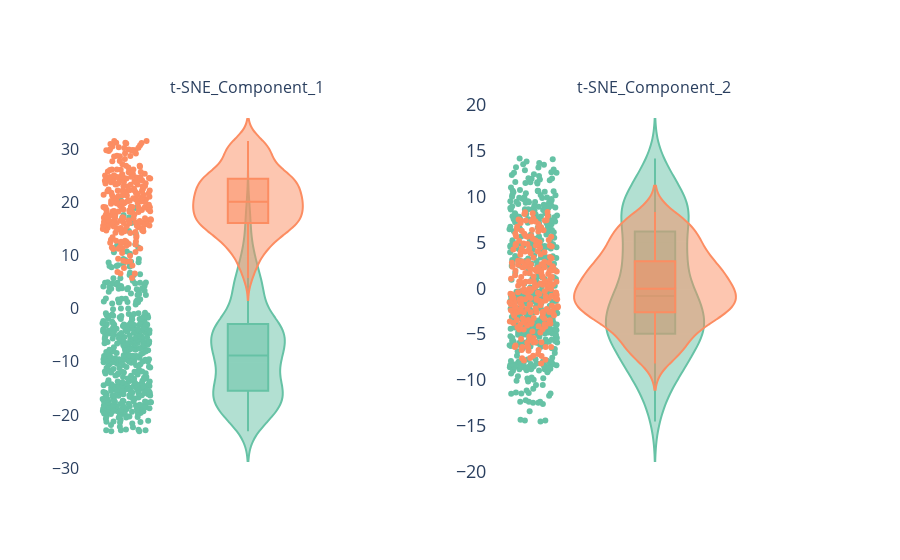

Notebook code cell kept with this figure:
### Markdown cell above
<font size="+1" color="grey"><b> 2.1.4 Violin Plot</b></font><br/>
***Violin Plot (1D): This is here because we could not do this in Altair***

### Code cell
from Implementations.visualization import create_plotly_violin_plots
violin_plot = create_plotly_violin_plots(merged_datasets, x="t-SNE_Component_1", y="t-SNE_Component_2")
violin_plot.update_layout(
    font=dict(size=18),
    title_font=dict(size=24),
    xaxis=dict(title_font=dict(size=20), tickfont=dict(size=16)),
    yaxis=dict(title_font=dict(size=20), tickfont=dict(size=16))

)
# .write_image("../../images/case1_violin_plot.png", width=800, height=400, scale=2)
display(violin_plot)

### Figure 1 — Plotly figure (JSON) as saved in the notebook; plotly's stock layout.template omitted (floating-point values rounded to 4 significant figures; data arrays with more than 128 entries replaced by an {"elided": "..."} marker saying what was removed)
{"data": [{"alignmentgroup": "True", "box": {"visible": true}, "hovertemplate": "Class=2.0<br>t-SNE_Component_1=%{y}<extra></extra>", "legendgroup": "2.0", "marker": {"color": "#66c2a5"}, "name": "2.0", "offsetgroup": "2.0", "orientation": "v", "points": "all", "scalegroup": "True", "showlegend": true, "type": "violin", "x0": " ", "xaxis": "x", "y": {"elided": "458 float values"}, "y0": " ", "yaxis": "y"}, {"alignmentgroup": "True", "box": {"visible": true}, "hovertemplate": "Class=4.0<br>t-SNE_Component_1=%{y}<extra></extra>", "legendgroup": "4.0", "marker": {"color": "#fc8d62"}, "name": "4.0", "offsetgroup": "4.0", "orientation": "v", "points": "all", "scalegroup": "True", "showlegend": true, "type": "violin", "x0": " ", "xaxis": "x", "y": {"elided": "241 float values"}, "y0": " ", "yaxis": "y"}, {"alignmentgroup": "True", "box": {"visible": true}, "hovertemplate": "Class=2.0<br>t-SNE_Component_2=%{y}<extra></extra>", "legendgroup": "2.0", "marker": {"color": "#66c2a5"}, "name": "2.0", "offsetgroup": "2.0", "orientation": "v", "points": "all", "scalegroup": "True", "showlegend": true, "type": "violin", "x0": " ", "xaxis": "x2", "y": {"elided": "458 float values"}, "y0": " ", "yaxis": "y2"}, {"alignmentgroup": "True", "box": {"visible": true}, "hovertemplate": "Class=4.0<br>t-SNE_Component_2=%{y}<extra></extra>", "legendgroup": "4.0", "marker": {"color": "#fc8d62"}, "name": "4.0", "offsetgroup": "4.0", "orientation": "v", "points": "all", "scalegroup": "True", "showlegend": true, "type": "violin", "x0": " ", "xaxis": "x2", "y": {"elided": "241 float values"}, "y0": " ", "yaxis": "y2"}], "layout": {"annotations": [{"font": {"size": 16}, "showarrow": false, "text": "t-SNE_Component_1", "x": 0.225, "xanchor": "center", "xref": "paper", "y": 1, "yanchor": "bottom", "yref": "paper"}, {"font": {"size": 16}, "showarrow": false, "text": "t-SNE_Component_2", "x": 0.775, "xanchor": "center", "xref": "paper", "y": 1, "yanchor": "bottom", "yref": "paper"}], "font": {"size": 18}, "paper_bgcolor": "rgba(0,0,0,0)", "plot_bgcolor": "rgba(0,0,0,0)", "showlegend": false, "title": {"font": {"size": 24}}, "xaxis": {"anchor": "y", "domain": [0, 0.45], "tickfont": {"size": 16}, "title": {"font": {"size": 20}}}, "xaxis2": {"anchor": "y2", "domain": [0.55, 1]}, "yaxis": {"anchor": "x", "domain": [0, 1], "tickfont": {"size": 16}, "title": {"font": {"size": 20}}}, "yaxis2": {"anchor": "x2", "domain": [0, 1]}}}
